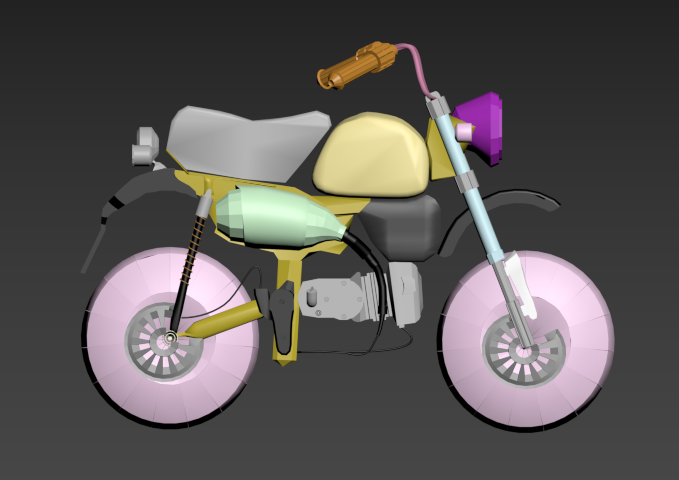
#> input picture OpenCV/1Project/resources/Ennen.PNG, 679 x 480 px
$ python ImgGray.py
#> lines starting #> are read from the running program, lines starting #| are printed output that depends on the picture; after the words box and inside, x2 and y2 are one past the last pixel; in counts of white or black regions, pixels touching at a corner belong together
import cv2

img = cv2.imread("resources/Ennen.PNG")
#> img is the input picture: shape (480, 679, 3); mean B, G, R 85.3, 86.6, 90.6

imggray = cv2.cvtColor(img,cv2.COLOR_BGR2GRAY)
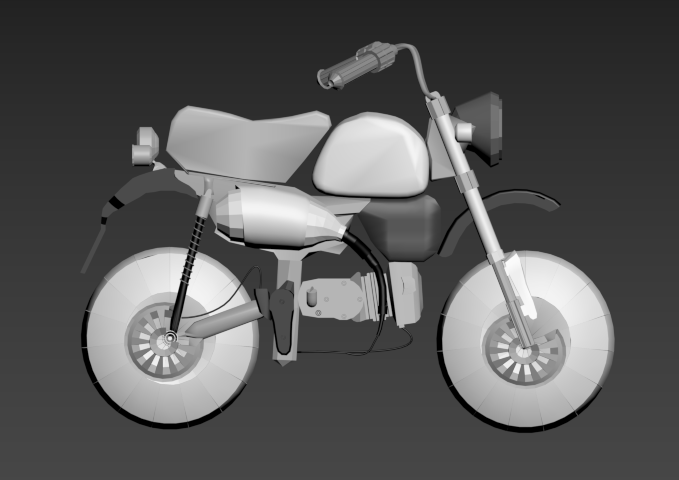
#> imggray: shape (480, 679); min 0, max 251, mean 87.6
imgblur = cv2.GaussianBlur(imggray,(7,7),0)
imgCanny = cv2.Canny(img,100,100)
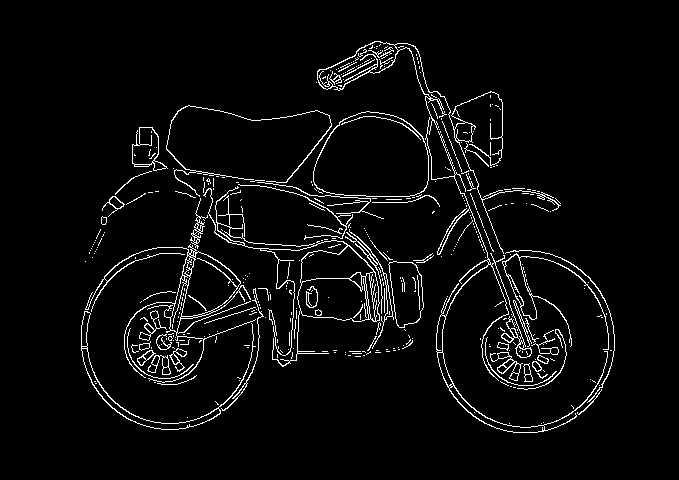
#> imgCanny: shape (480, 679); 4.3% white in thin lines or dots, all inside (x1, y1, x2, y2) = (81, 41, 615, 433)
#> (the run stopped early here; a loop or call above may not have finished)
